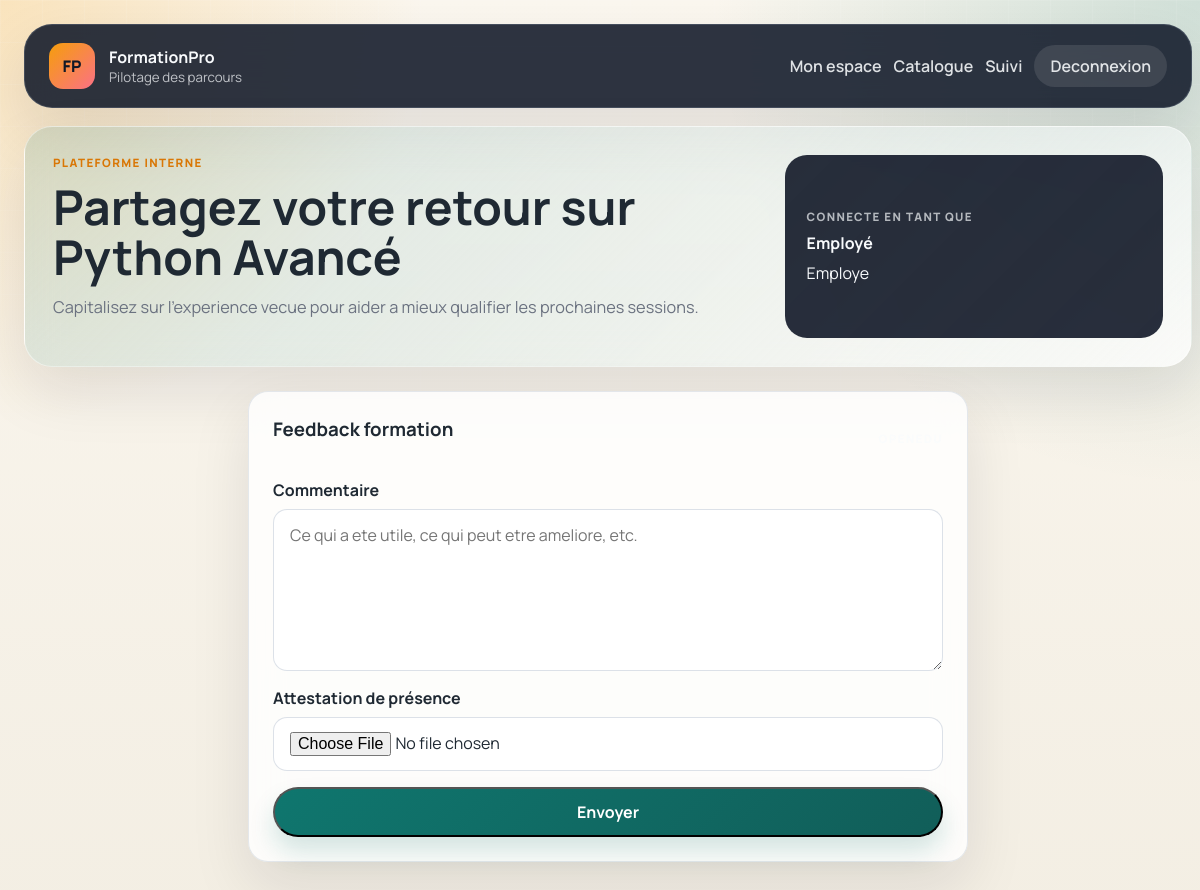
/employee/feedback/1 (signed in), run on the app's committed database.
### app/models/training.py (models this page shows)
class Training(db.Model):
    __tablename__ = "trainings"
    id = db.Column(db.Integer, primary_key=True)
    titre = db.Column(db.String(200), nullable=False)
    description = db.Column(db.Text, nullable=False)
    organisme = db.Column(db.String(200), nullable=False)
    sessions = db.relationship("Session", back_populates="training", cascade="all, delete-orphan")
    feedbacks = db.relationship("Feedback", back_populates="training", cascade="all, delete-orphan")
    invoices = db.relationship("Invoice", back_populates="training", cascade="all, delete-orphan")
    requests = db.relationship("TrainingRequest", back_populates="training")

### app/models/user.py (models this page shows, shortened)
class User(db.Model, UserMixin):
    __tablename__ = "users"
    id = db.Column(db.Integer, primary_key=True)
    nom = db.Column(db.String(120), nullable=False)
    email = db.Column(db.String(120), unique=True, nullable=False)
    mot_de_passe = db.Column(db.String(255), nullable=False)
    role = db.Column(db.String(20), nullable=False, default="EMPLOYEE")
    training_requests = db.relationship("TrainingRequest", back_populates="employee", cascade="all, delete-orphan")
    feedbacks = db.relationship("Feedback", back_populates="employee", cascade="all, delete-orphan")

### app/routes/employee.py (the view, shortened to what this page needs)
@employee_bp.route("/feedback/<int:training_id>", methods=["GET", "POST"])
@login_required
@role_required("EMPLOYEE")
def feedback(training_id):
    training = Training.query.get_or_404(training_id)
    form = FeedbackForm()
    return render_template("feedback.html", form=form, training=training)

### app/forms/request.py
class FeedbackForm(FlaskForm):
    commentaire = TextAreaField("Commentaire", validators=[DataRequired()])
    fichier = FileField("Attestation de présence")
    submit = SubmitField("Envoyer")

### app/models/user.py (called while the page is built)
@login_manager.user_loader
def load_user(user_id):
    return User.query.get(int(user_id))

### app/utils/security.py (called while the page is built)
def role_required(role):
    def decorator(fn):
        @wraps(fn)
        def wrapper(*args, **kwargs):
            if not current_user.is_authenticated or current_user.role != role:
                abort(403)
            return fn(*args, **kwargs)
        return wrapper
    return decorator

### app/templates/feedback.html (shortened to what this page needs)
{% extends 'base.html' %}
{% block hero_title %}Partagez votre retour sur {{ training.titre }}{% endblock %}
{% block hero_copy %}Capitalisez sur l'experience vecue pour aider a mieux qualifier les prochaines sessions.{% endblock %}
{% block content %}
<section class="panel panel-narrow reveal-on-load">
    <div class="panel-head">
        <h3>Feedback formation</h3>
        <span class="panel-kicker">{{ training.organisme }}</span>
    </div>
        <form method="post" enctype="multipart/form-data" class="stack-md">
        <div class="form-group">
            {{ form.commentaire.label(class_='form-label') }}
            {{ form.commentaire(class_='form-control', rows='6', placeholder='Ce qui a ete utile, ce qui peut etre ameliore, etc.') }}
        </div>
        <div class="form-group">
            {{ form.fichier.label(class_='form-label') }}
            {{ form.fichier(class_='form-control') }}
        </div>
        {{ form.submit(class_='btn btn-primary') }}
    </form>
</section>
{% endblock %}

### app/templates/base.html (shortened to what this page needs)
<!DOCTYPE html>
<html lang="fr">
<head>
    <link rel="stylesheet" href="{{ url_for('static', filename='css/style.css') }}">
</head>
<body>
    <div class="page-shell">
        <header class="site-header">
            <nav class="navbar">
                <a class="brand" href="{{ url_for('auth.index') }}">
                    <span class="brand-mark">FP</span>
                    <span>
                        <strong>FormationPro</strong>
                        <small>Pilotage des parcours</small>
                    </span>
                </a>
                <div class="nav-links">
                    {% if current_user.is_authenticated %}
                        {% if current_user.role == 'MANAGER' %}
                            <a href="{{ url_for('manager.dashboard') }}">Vue manager</a>
                            <a href="{{ url_for('manager.catalogue_manager') }}">Catalogue</a>
                        {% else %}
                            <a href="{{ url_for('employee.dashboard') }}">Mon espace</a>
                            <a href="{{ url_for('employee.catalogue') }}">Catalogue</a>
                            <a href="{{ url_for('employee.suivi') }}">Suivi</a>
                        {% endif %}
                        <a class="nav-pill" href="{{ url_for('auth.logout') }}">Deconnexion</a>
                    {% else %}
                        <a class="nav-pill" href="{{ url_for('auth.login') }}">Connexion</a>
                    {% endif %}
                </div>
            </nav>
            {% if current_user.is_authenticated %}
            <section class="hero hero-compact reveal-on-load">
                <div>
                    <p class="eyebrow">Plateforme interne</p>
                    <h1>{% block hero_title %}Centralisez vos demandes, sessions et validations{% endblock %}</h1>
                    <p class="hero-copy">{% block hero_copy %}Un espace plus lisible pour fluidifier le suivi des formations cote employe comme cote manager.{% endblock %}</p>
                </div>
                <div class="hero-panel">
                    <span class="hero-panel-label">Connecte en tant que</span>
                    <strong>{{ current_user.nom }}</strong>
                    <span>{{ 'Responsable formation' if current_user.role == 'MANAGER' else 'Employe' }}</span>
                </div>
            </section>
            {% endif %}
        </header>
        <main class="container">
            {% block content %}{% endblock %}
        </main>
    </div>
</body>
</html>

### data on the page
Training: titre "Python Avancé"
User: nom "Employé", role "Employe"
